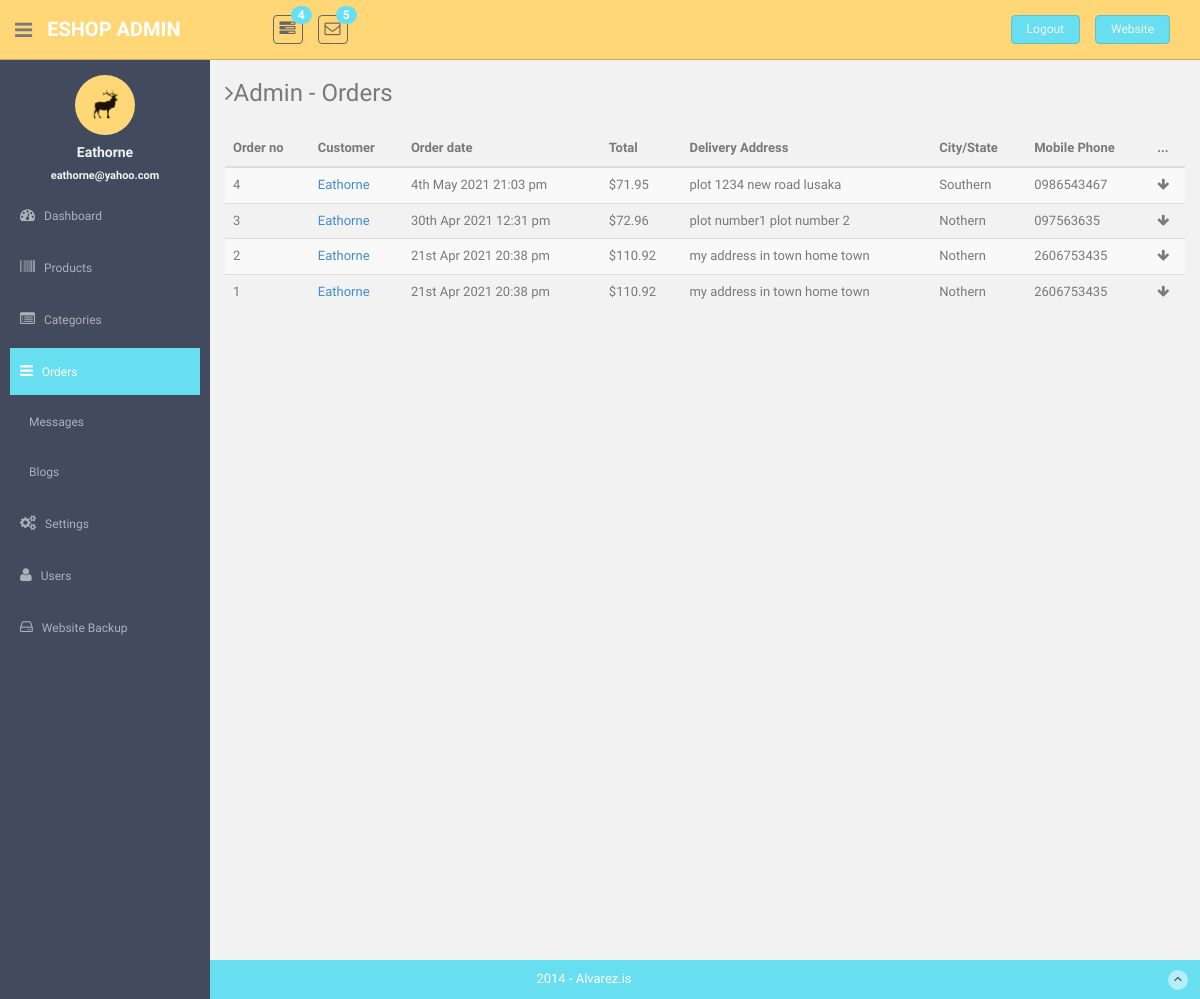
Screenshot of /admin/orders (signed in) with the database file from the repository.
### tables this page shows
CREATE TABLE `users` (
  `id` bigint(20) NOT NULL,
  `url_address` varchar(60) NOT NULL,
  `name` varchar(100) NOT NULL,
  `email` varchar(100) NOT NULL,
  `password` varchar(64) NOT NULL,
  `date` datetime NOT NULL,
  `rank` varchar(8) NOT NULL
);

CREATE TABLE `orders` (
  `id` bigint(20) NOT NULL,
  `user_url` varchar(60) NOT NULL,
  `delivery_address` varchar(1024) DEFAULT NULL,
  `total` double NOT NULL DEFAULT 0,
  `country` varchar(20) DEFAULT NULL,
  `state` varchar(20) DEFAULT NULL,
  `zip` varchar(6) DEFAULT NULL,
  `tax` double DEFAULT 0,
  `shipping` double DEFAULT 0,
  `date` datetime NOT NULL,
  `sessionid` varchar(30) NOT NULL,
  `home_phone` varchar(15) NOT NULL,
  `mobile_phone` varchar(15) NOT NULL
);

### app/controllers/admin.php (called while the page is built, shortened)
<?php
Class Admin extends Controller
{
 	public function orders()
	{
		$User = $this->load_model('User');
		$Order = $this->load_model('Order');
		$user_data = $User->check_login(true, ["admin"]);
		if(is_object($user_data)){
			$data['user_data'] = $user_data;
		}
		$orders = $Order->get_all_orders();
		if(is_array($orders)){
			foreach ($orders as $key => $row) {
				$details = $Order->get_order_details($row->id);
				$orders[$key]->grand_total = 0;
				if(is_array($details)){
					$totals = array_column($details, "total");
					$grand_total = array_sum($totals);
					$orders[$key]->grand_total = $grand_total;
				}
				$orders[$key]->details = $details;
				$user = $User->get_user($row->user_url);
				$orders[$key]->user = $user;
			}
		}
		$data['orders'] = $orders;
		$data['page_title'] = "Admin - Orders";
		$data['current_page'] = "orders";
		$this->view("admin/orders",$data);
	}
}

### app/core/app.php (called while the page is built, shortened)
<?php
Class App
{
	protected $method = "index";
	public function __construct()
	{
		$url = $this->parseURL();
		$url[0] = str_replace("-", "_", $url[0]);
		if(file_exists("../app/controllers/" . strtolower($url[0]) . ".php"))
		{
			unset($url[0]);
		}
		$this->controller = new $this->controller;
		if(isset($url[1]))
		{
			$url[1] = strtolower($url[1]);
			if(method_exists($this->controller, $url[1]))
			{
				$this->method = $url[1];
				unset($url[1]);
			}
		}
		$this->params = (count($url) > 0) ? $url : ["home"];
		call_user_func_array([$this->controller,$this->method], $this->params);
	}
	private function parseURL()
	{
		$url = isset($_GET['url']) ? $_GET['url'] : "home";
		return explode("/", filter_var(trim($url,"/"),FILTER_SANITIZE_URL));
 	}
}

### public/index.php (called while the page is built, shortened)
<?php
$app = new App();

### app/core/database.php (called while the page is built, shortened)
<?php
Class Database
{
	public static $con;
	public function __construct()
	{
		try{
			$string = DB_TYPE . ":host=". DB_HOST .";dbname=". DB_NAME;
			self::$con = new PDO($string,DB_USER,DB_PASS);
		}catch (PDOException $e){
			die($e->getMessage());
		}
	}
 	public static function newInstance()
	{
		return $instance = new self();
 	}
	public function read($query,$data = array())
	{
		$stm = self::$con->prepare($query);
		$result = $stm->execute($data);
		if($result){
			$data = $stm->fetchAll(PDO::FETCH_OBJ);
			if(is_array($data) && count($data) > 0)
			{
				return $data;
			}
		}
		return false;
	}
}

### app/models/user.class.php (called while the page is built, shortened)
<?php
Class User
{
	public function get_user($url)
	{
		$db = Database::newInstance();
		$arr = false;
		$arr['url'] = addslashes($url);
		$query = "select * from users where url_address = :url limit 1";
		$result = $db->read($query,$arr);
		if(is_array($result))
		{
			return $result[0];
		}
		return false;
	}
	public function check_login($redirect = false, $allowed = array())
	{
		$db = Database::getInstance();
		if(count($allowed) > 0){
			$arr['url'] = $_SESSION['user_url'];
			$query = "select * from users where url_address = :url limit 1";
			$result = $db->read($query,$arr);
			if(is_array($result))
			{
				$result = $result[0];
				if(in_array($result->rank, $allowed)){
					return $result;
				}
			}
			die;
		}
		return false;
	}
}

### app/models/order.class.php (called while the page is built, shortened)
<?php
Class Order extends Controller
{
	public function get_all_orders(){
		$db = Database::newInstance();
		$query = "select * from orders order by id desc limit 100";
		$orders = $db->read($query);
		return $orders;
	}
	public function get_order_details($id){
		$data['id'] = addslashes($id);
		$db = Database::newInstance();
		$query = "select * from order_details where orderid = :id order by id desc";
		$details = $db->read($query,$data);
		return $details;
	}
}

### app/views/eshop/admin/orders.php (the view, shortened to what this page needs)
<?php $this->view("admin/sidebar",$data); ?>
<table class="table table-striped table-advance table-hover">
	<thead>
		<tr><th>Order no</th><th>Customer</th><th>Order date</th><th>Total</th><th>Delivery Address</th><th>City/State</th><th>Mobile Phone</th><th>...</th></tr>
	</thead>
	<tbody onclick="show_details(event)">
		<?php foreach($orders as $order):?>
			<tr style="position: relative;"><td><?=$order->id?></td><td><a href="<?=ROOT?>profile/<?=$order->user->url_address?>"><?=$order->user->name?></a></td><td><?=date("jS M Y H:i a",strtotime($order->date))?></td><td>$<?=$order->total?></td><td><?=$order->delivery_address?></td><td><?=$order->state?></td><td><?=$order->mobile_phone?></td>
				<td>
					<i class="fa fa-arrow-down"></i>
				</td>
			</tr>
		<?php endforeach;?>
	</tbody>
</table>

### app/views/eshop/admin/sidebar.php (shortened to what this page needs)
<aside>
    <div id="sidebar"  class="nav-collapse ">
        <ul class="sidebar-menu" id="nav-accordion">
        	  <p class="centered"><a href="profile.html"><img src="<?=ASSETS . THEME ?>admin/img/ui-sam.jpg" class="img-circle" width="60"></a></p>
            <h5 class="centered"><?=$data['user_data']->name?></h5>
        	  <h5 class="centered" style="font-size: 11px;"><?=$data['user_data']->email?></h5>
            <li class="sub-menu">
                <a href="javascript:;" >
                    <i class="fa fa-dashboard"></i>
                    <span>Dashboard</span>
                </a>
            </li>
            <li class="sub-menu">
                <a <?=(isset($current_page) && $current_page == "products") ? ' class="active" ':''; ?> href="<?=ROOT?>admin/products" >
                    <i class="fa fa-barcode"></i>
                    <span>Products</span>
                </a>
            </li>
            <li class="sub-menu">
                <a <?=(isset($current_page) && $current_page == "categories") ? ' class="active" ':''; ?> href="<?=ROOT?>admin/categories" >
                    <i class="fa fa-list-alt"></i>
                    <span>Categories</span>
                </a>
            </li>
            <li class="sub-menu">
                <a <?=(isset($current_page) && $current_page == "orders") ? ' class="active" ':''; ?> href="<?=ROOT?>admin/orders" >
                    <i class="fa fa-reorder"></i>
                    <span>Orders</span>
                </a>
            </li>
            <li class="sub-menu">
                <a <?=(isset($current_page) && $current_page == "messages") ? ' class="active" ':''; ?> href="<?=ROOT?>admin/messages" >
                    <span>Messages</span>
                </a>
            </li>
            <li class="sub-menu">
                <a <?=(isset($current_page) && $current_page == "blogs") ? ' class="active" ':''; ?> href="<?=ROOT?>admin/blogs" >
                    <span>Blogs</span>
                </a>
            </li>
            <li class="sub-menu">
                <a <?=(isset($current_page) && $current_page == "settings") ? ' class="active" ':''; ?> href="<?=ROOT?>admin/settings" >
                    <i class="fa fa-cogs"></i>
                    <span>Settings</span>
                </a>
            </li>
            <li class="sub-menu">
                <a <?=(isset($current_page) && $current_page == "users") ? ' class="active" ':''; ?> href="<?=ROOT?>admin/users" >
                    <i class="fa fa-user"></i>
                    <span>Users</span>
                </a>
            </li>
            <li class="sub-menu">
                <a href="<?=ROOT?>admin/backup" >
                    <i class="fa  fa-hdd-o"></i>
                    <span>Website Backup</span>
                </a>
            </li>
        </ul>
    </div>
</aside>
<section id="main-content">
    <section class="wrapper site-min-height">
      <h3><i class="fa fa-angle-right"></i><?= ucwords($data['page_title']) ?></h3>
      <div class="row mt">
        <div class="col-lg-12">

### public/assets/eshop/admin/css/style.css (style rules this page uses)
body { color: #797979; background: #f2f2f2; font-family: 'Ruda', sans-serif; padding: 0px !important; margin: 0px !important; font-size:13px; }
ul li { list-style: none; }
a, a:hover, a:focus { text-decoration: none; outline: none; }
.centered { text-align: center; }
.mt { margin-top: 25px; }
#sidebar { width: 210px; height: 100%; position: fixed; background: #424a5d; }
#sidebar h5 { color: #f2f2f2; font-weight: 700; }
#sidebar ul li { position: relative; }
ul.sidebar-menu , ul.sidebar-menu li ul.sub { margin: -2px 0 0; padding: 0; }
ul.sidebar-menu { margin-top: 75px; }
ul.sidebar-menu li { margin-bottom: 5px; margin-left:10px; margin-right:10px; }
ul.sidebar-menu li.sub-menu { line-height: 15px; }
ul.sidebar-menu li a span { display: inline-block; }
ul.sidebar-menu li a { color: #aeb2b7; text-decoration: none; display: block; padding: 15px 0 15px 10px; font-size: 12px; outline: none; -webkit-transition: all 0.3s ease; -moz-transition: all 0.3s ease; -o-transition: all 0.3s ease; -ms-transition: all 0.3s ease; transition: all 0.3s ease; }
ul.sidebar-menu li a.active, ul.sidebar-menu li a:hover, ul.sidebar-menu li a:focus { background: #68dff0; color: #fff; display: block; -webkit-transition: all 0.3s ease; -moz-transition: all 0.3s ease; -o-transition: all 0.3s ease; -ms-transition: all 0.3s ease; transition: all 0.3s ease; }
ul.sidebar-menu li a i { font-size: 15px; padding-right: 6px; }
ul.sidebar-menu li a.active i { color: #fff; }
#main-content { margin-left: 210px; }
.wrapper { display: inline-block; margin-top: 60px; padding-left: 15px; padding-right: 15px; padding-bottom: 15px; padding-top: 0px; width: 100%; }
.site-min-height { min-height: 900px; }

### rows the page displays
users: name "Eathorne", email "eathorne@yahoo.com"
orders: id "4", date "4th May 2021 21:03 pm", total "71.95", delivery_address "plot 1234 new road lusaka", state "Southern", mobile_phone "0986543467"
orders: id "3", date "30th Apr 2021 12:31 pm", total "72.96", delivery_address "plot number1 plot number 2", state "Nothern", mobile_phone "097563635"
orders: id "2", date "21st Apr 2021 20:38 pm", total "110.92", delivery_address "my address in town home town", state "Nothern", mobile_phone "2606753435"
orders: id "1", date "21st Apr 2021 20:38 pm", total "110.92", delivery_address "my address in town home town", state "Nothern", mobile_phone "2606753435"

### other values shown
$data['page_title'] "Admin - Orders"
